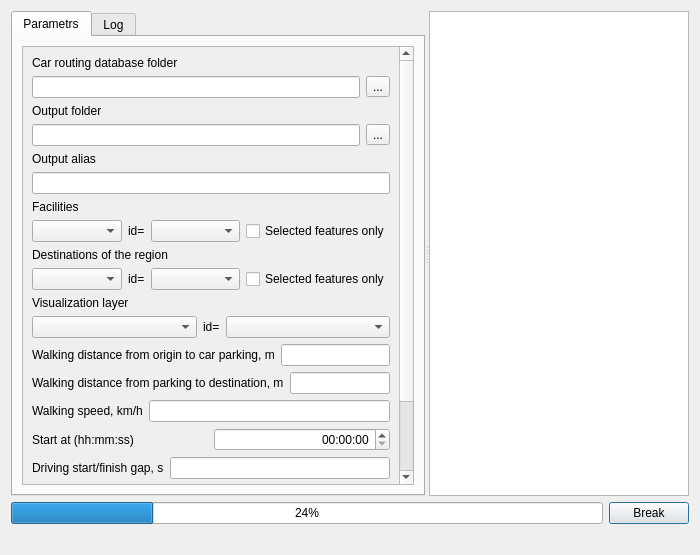
<?xml version="1.0" encoding="UTF-8"?>
<ui version="4.0">
 <class>Dialog</class>
 <widget class="QDialog" name="Dialog">
  <property name="windowModality">
   <enum>Qt::NonModal</enum>
  </property>
  <property name="geometry">
   <rect>
    <x>0</x>
    <y>0</y>
    <width>700</width>
    <height>555</height>
   </rect>
  </property>
  <property name="sizePolicy">
   <sizepolicy hsizetype="Preferred" vsizetype="Preferred">
    <horstretch>0</horstretch>
    <verstretch>0</verstretch>
   </sizepolicy>
  </property>
  <property name="windowTitle">
   <string>Dialog</string>
  </property>
  <property name="modal">
   <bool>false</bool>
  </property>
  <layout class="QVBoxLayout" name="verticalLayout">
   <property name="sizeConstraint">
    <enum>QLayout::SetDefaultConstraint</enum>
   </property>
   <item>
    <widget class="QSplitter" name="splitter">
     <property name="orientation">
      <enum>Qt::Horizontal</enum>
     </property>
     <widget class="QTabWidget" name="tabWidget">
      <property name="sizePolicy">
       <sizepolicy hsizetype="Preferred" vsizetype="Preferred">
        <horstretch>0</horstretch>
        <verstretch>0</verstretch>
       </sizepolicy>
      </property>
      <property name="currentIndex">
       <number>0</number>
      </property>
      <property name="usesScrollButtons">
       <bool>true</bool>
      </property>
      <property name="tabsClosable">
       <bool>false</bool>
      </property>
      <widget class="QWidget" name="tab">
       <property name="sizePolicy">
        <sizepolicy hsizetype="Preferred" vsizetype="Preferred">
         <horstretch>0</horstretch>
         <verstretch>0</verstretch>
        </sizepolicy>
       </property>
       <attribute name="title">
        <string>Parametrs</string>
       </attribute>
       <layout class="QHBoxLayout" name="horizontalLayout">
        <property name="sizeConstraint">
         <enum>QLayout::SetDefaultConstraint</enum>
        </property>
        <item>
         <widget class="QScrollArea" name="scrollArea">
          <property name="sizePolicy">
           <sizepolicy hsizetype="Preferred" vsizetype="Preferred">
            <horstretch>0</horstretch>
            <verstretch>0</verstretch>
           </sizepolicy>
          </property>
          <property name="layoutDirection">
           <enum>Qt::LeftToRight</enum>
          </property>
          <property name="widgetResizable">
           <bool>true</bool>
          </property>
          <widget class="QWidget" name="scrollAreaWidgetContents_2">
           <property name="geometry">
            <rect>
             <x>0</x>
             <y>0</y>
             <width>375</width>
             <height>565</height>
            </rect>
           </property>
           <property name="sizePolicy">
            <sizepolicy hsizetype="Preferred" vsizetype="Preferred">
             <horstretch>0</horstretch>
             <verstretch>0</verstretch>
            </sizepolicy>
           </property>
           <layout class="QVBoxLayout" name="verticalLayout_2">
            <property name="sizeConstraint">
             <enum>QLayout::SetDefaultConstraint</enum>
            </property>
            <item>
             <layout class="QFormLayout" name="formLayout">
              <item row="1" column="0">
               <widget class="QLabel" name="label_14">
                <property name="text">
                 <string>Car routing database folder</string>
                </property>
               </widget>
              </item>
              <item row="2" column="0" colspan="2">
               <layout class="QHBoxLayout" name="horizontalLayout_5">
                <item>
                 <widget class="QLineEdit" name="txtPathToPKL"/>
                </item>
                <item>
                 <widget class="QToolButton" name="toolButtonPKL">
                  <property name="text">
                   <string>...</string>
                  </property>
                 </widget>
                </item>
               </layout>
              </item>
              <item row="4" column="0">
               <widget class="QLabel" name="label_13">
                <property name="text">
                 <string>Output folder</string>
                </property>
               </widget>
              </item>
              <item row="5" column="0" colspan="2">
               <layout class="QHBoxLayout" name="horizontalLayout_3">
                <item>
                 <widget class="QLineEdit" name="txtPathToProtocols">
                  <property name="sizePolicy">
                   <sizepolicy hsizetype="Expanding" vsizetype="Maximum">
                    <horstretch>0</horstretch>
                    <verstretch>0</verstretch>
                   </sizepolicy>
                  </property>
                  <property name="baseSize">
                   <size>
                    <width>16</width>
                    <height>0</height>
                   </size>
                  </property>
                 </widget>
                </item>
                <item>
                 <widget class="QToolButton" name="toolButton_protocol">
                  <property name="text">
                   <string>...</string>
                  </property>
                 </widget>
                </item>
               </layout>
              </item>
              <item row="6" column="0">
               <widget class="QLabel" name="label_12">
                <property name="text">
                 <string>Output alias</string>
                </property>
               </widget>
              </item>
              <item row="7" column="0" colspan="2">
               <widget class="QLineEdit" name="txtAlias"/>
              </item>
              <item row="10" column="0">
               <widget class="QLabel" name="label_17">
                <property name="text">
                 <string>Facilities</string>
                </property>
               </widget>
              </item>
              <item row="11" column="0" colspan="2">
               <layout class="QHBoxLayout" name="horizontalLayout_4">
                <item>
                 <widget class="QComboBox" name="cmbLayers">
                  <property name="sizePolicy">
                   <sizepolicy hsizetype="Expanding" vsizetype="Maximum">
                    <horstretch>0</horstretch>
                    <verstretch>0</verstretch>
                   </sizepolicy>
                  </property>
                  <property name="baseSize">
                   <size>
                    <width>16</width>
                    <height>0</height>
                   </size>
                  </property>
                 </widget>
                </item>
                <item>
                 <widget class="QLabel" name="label_8">
                  <property name="text">
                   <string>id=</string>
                  </property>
                 </widget>
                </item>
                <item>
                 <widget class="QComboBox" name="cmbLayers_fields">
                  <property name="sizePolicy">
                   <sizepolicy hsizetype="Expanding" vsizetype="Fixed">
                    <horstretch>0</horstretch>
                    <verstretch>0</verstretch>
                   </sizepolicy>
                  </property>
                 </widget>
                </item>
                <item>
                 <widget class="QCheckBox" name="cbSelectedOnly1">
                  <property name="sizePolicy">
                   <sizepolicy hsizetype="Fixed" vsizetype="Fixed">
                    <horstretch>0</horstretch>
                    <verstretch>0</verstretch>
                   </sizepolicy>
                  </property>
                  <property name="text">
                   <string>Selected features only</string>
                  </property>
                 </widget>
                </item>
               </layout>
              </item>
              <item row="12" column="0">
               <widget class="QLabel" name="label_5">
                <property name="text">
                 <string>Destinations of the region</string>
                </property>
               </widget>
              </item>
              <item row="13" column="0" colspan="2">
               <layout class="QHBoxLayout" name="horizontalLayout_4">
                <item>
                 <widget class="QComboBox" name="cmbLayersDest">
                  <property name="sizePolicy">
                   <sizepolicy hsizetype="Expanding" vsizetype="Maximum">
                    <horstretch>0</horstretch>
                    <verstretch>0</verstretch>
                   </sizepolicy>
                  </property>
                  <property name="baseSize">
                   <size>
                    <width>16</width>
                    <height>0</height>
                   </size>
                  </property>
                 </widget>
                </item>
                <item>
                 <widget class="QLabel" name="label_9">
                  <property name="text">
                   <string>id=</string>
                  </property>
                 </widget>
                </item>
                <item>
                 <widget class="QComboBox" name="cmbLayersDest_fields">
                  <property name="sizePolicy">
                   <sizepolicy hsizetype="Expanding" vsizetype="Fixed">
                    <horstretch>0</horstretch>
                    <verstretch>0</verstretch>
                   </sizepolicy>
                  </property>
                 </widget>
                </item>
                <item>
                 <widget class="QCheckBox" name="cbSelectedOnly2">
                  <property name="sizePolicy">
                   <sizepolicy hsizetype="Fixed" vsizetype="Fixed">
                    <horstretch>0</horstretch>
                    <verstretch>0</verstretch>
                   </sizepolicy>
                  </property>
                  <property name="text">
                   <string>Selected features only</string>
                  </property>
                 </widget>
                </item>
               </layout>
              </item>
              <item row="15" column="0">
               <widget class="QLabel" name="lblVusual">
                <property name="text">
                 <string>Visualization layer</string>
                </property>
               </widget>
              </item>
              <item row="16" column="0" colspan="2">
               <layout class="QHBoxLayout" name="horizontalLayout_6">
                <item>
                 <widget class="QComboBox" name="cmbVisLayers">
                  <property name="sizePolicy">
                   <sizepolicy hsizetype="Expanding" vsizetype="Maximum">
                    <horstretch>0</horstretch>
                    <verstretch>0</verstretch>
                   </sizepolicy>
                  </property>
                  <property name="baseSize">
                   <size>
                    <width>16</width>
                    <height>0</height>
                   </size>
                  </property>
                 </widget>
                </item>
                <item>
                 <widget class="QLabel" name="label_7">
                  <property name="text">
                   <string>id=</string>
                  </property>
                 </widget>
                </item>
                <item>
                 <widget class="QComboBox" name="cmbVisLayers_fields">
                  <property name="sizePolicy">
                   <sizepolicy hsizetype="Expanding" vsizetype="Fixed">
                    <horstretch>0</horstretch>
                    <verstretch>0</verstretch>
                   </sizepolicy>
                  </property>
                 </widget>
                </item>
               </layout>
              </item>
              <item row="18" column="0" colspan="2">
               <layout class="QHBoxLayout" name="horizontalLayout_9">
                <item>
                 <widget class="QLabel" name="label_2">
                  <property name="text">
                   <string>Walking distance from origin to car parking, m</string>
                  </property>
                 </widget>
                </item>
                <item>
                 <widget class="QLineEdit" name="txtWalkToCAR">
                  <property name="alignment">
                   <set>Qt::AlignRight|Qt::AlignTrailing|Qt::AlignVCenter</set>
                  </property>
                 </widget>
                </item>
               </layout>
              </item>
              <item row="19" column="0" colspan="2">
               <layout class="QHBoxLayout" name="horizontalLayout_10">
                <item>
                 <widget class="QLabel" name="label_4">
                  <property name="text">
                   <string>Walking distance from parking to destination, m</string>
                  </property>
                 </widget>
                </item>
                <item>
                 <widget class="QLineEdit" name="txtWalkToDestination">
                  <property name="alignment">
                   <set>Qt::AlignRight|Qt::AlignTrailing|Qt::AlignVCenter</set>
                  </property>
                 </widget>
                </item>
               </layout>
              </item>
              <item row="20" column="0" colspan="2">
               <layout class="QHBoxLayout" name="horizontalLayout_11">
                <item>
                 <widget class="QLabel" name="label_10">
                  <property name="text">
                   <string>Walking speed, km/h</string>
                  </property>
                 </widget>
                </item>
                <item>
                 <widget class="QLineEdit" name="txtWalkingSpeed">
                  <property name="alignment">
                   <set>Qt::AlignRight|Qt::AlignTrailing|Qt::AlignVCenter</set>
                  </property>
                 </widget>
                </item>
               </layout>
              </item>
              <item row="27" column="0" colspan="2">
               <layout class="QHBoxLayout" name="horizontalLayout_7">
                <item>
                 <widget class="QLabel" name="label">
                  <property name="sizePolicy">
                   <sizepolicy hsizetype="Fixed" vsizetype="Preferred">
                    <horstretch>0</horstretch>
                    <verstretch>0</verstretch>
                   </sizepolicy>
                  </property>
                  <property name="text">
                   <string>Aggregate</string>
                  </property>
                 </widget>
                </item>
                <item>
                 <widget class="QgsCheckableComboBox" name="cmbFields_ch">
                  <property name="sizePolicy">
                   <sizepolicy hsizetype="Preferred" vsizetype="Fixed">
                    <horstretch>0</horstretch>
                    <verstretch>0</verstretch>
                   </sizepolicy>
                  </property>
                 </widget>
                </item>
               </layout>
              </item>
              <item row="23" column="0" colspan="2">
               <layout class="QHBoxLayout" name="horizontalLayout_12">
                <item>
                 <widget class="QLabel" name="label_11">
                  <property name="text">
                   <string>Start at (hh:mm:ss)</string>
                  </property>
                 </widget>
                </item>
                <item>
                 <widget class="QTimeEdit" name="dtStartTime">
                  <property name="alignment">
                   <set>Qt::AlignRight|Qt::AlignTrailing|Qt::AlignVCenter</set>
                  </property>
                  <property name="displayFormat">
                   <string>hh:mm:ss</string>
                  </property>
                 </widget>
                </item>
               </layout>
              </item>
              <item row="25" column="0" colspan="2">
               <layout class="QHBoxLayout" name="horizontalLayout_8">
                <item>
                 <widget class="QLabel" name="label_3">
                  <property name="text">
                   <string>Maximal time travel, min</string>
                  </property>
                 </widget>
                </item>
                <item>
                 <widget class="QLineEdit" name="txtMaxTimeTravel">
                  <property name="text">
                   <string/>
                  </property>
                  <property name="alignment">
                   <set>Qt::AlignRight</set>
                  </property>
                 </widget>
                </item>
               </layout>
              </item>
              <item row="26" column="0" colspan="2">
               <layout class="QHBoxLayout" name="horizontalLayout_13">
                <item>
                 <widget class="QLabel" name="label_6">
                  <property name="text">
                   <string>Number of bins</string>
                  </property>
                 </widget>
                </item>
                <item>
                 <widget class="QLineEdit" name="txtTimeInterval">
                  <property name="text">
                   <string/>
                  </property>
                  <property name="alignment">
                   <set>Qt::AlignRight</set>
                  </property>
                 </widget>
                </item>
               </layout>
              </item>
              <item row="24" column="0" colspan="2">
               <layout class="QHBoxLayout" name="horizontalLayout_14">
                <item>
                 <widget class="QLabel" name="label_15">
                  <property name="text">
                   <string>Driving start/finish gap, s</string>
                  </property>
                 </widget>
                </item>
                <item>
                 <widget class="QLineEdit" name="txtTimeGap">
                  <property name="alignment">
                   <set>Qt::AlignRight|Qt::AlignTrailing|Qt::AlignVCenter</set>
                  </property>
                 </widget>
                </item>
               </layout>
              </item>
             </layout>
            </item>
           </layout>
          </widget>
         </widget>
        </item>
       </layout>
      </widget>
      <widget class="QWidget" name="tab_2">
       <attribute name="title">
        <string>Log</string>
       </attribute>
       <layout class="QVBoxLayout" name="verticalLayout_3">
        <item>
         <widget class="QTextBrowser" name="textLog"/>
        </item>
       </layout>
      </widget>
     </widget>
     <widget class="QTextBrowser" name="textInfo"/>
    </widget>
   </item>
   <item>
    <layout class="QHBoxLayout" name="horizontalLayout_2">
     <item>
      <widget class="QProgressBar" name="progressBar">
       <property name="value">
        <number>24</number>
       </property>
      </widget>
     </item>
     <item>
      <widget class="QPushButton" name="btnBreakOn">
       <property name="text">
        <string>Break</string>
       </property>
      </widget>
     </item>
    </layout>
   </item>
   <item>
    <layout class="QHBoxLayout" name="horizontalLayout_4">
     <item>
      <widget class="QLabel" name="lblMessages">
       <property name="sizePolicy">
        <sizepolicy hsizetype="Minimum" vsizetype="Minimum">
         <horstretch>0</horstretch>
         <verstretch>0</verstretch>
        </sizepolicy>
       </property>
       <property name="lineWidth">
        <number>0</number>
       </property>
       <property name="text">
        <string/>
       </property>
      </widget>
     </item>
     <item alignment="Qt::AlignRight">
      <widget class="QDialogButtonBox" name="buttonBox">
       <property name="standardButtons">
        <set>QDialogButtonBox::NoButton</set>
       </property>
       <property name="centerButtons">
        <bool>true</bool>
       </property>
      </widget>
     </item>
    </layout>
   </item>
  </layout>
 </widget>
 <customwidgets>
  <customwidget>
   <class>QgsCheckableComboBox</class>
   <extends>QComboBox</extends>
   <header>qgscheckablecombobox.h</header>
  </customwidget>
 </customwidgets>
 <tabstops>
  <tabstop>textInfo</tabstop>
  <tabstop>tabWidget</tabstop>
  <tabstop>btnBreakOn</tabstop>
  <tabstop>textLog</tabstop>
 </tabstops>
 <resources/>
 <connections/>
</ui>
